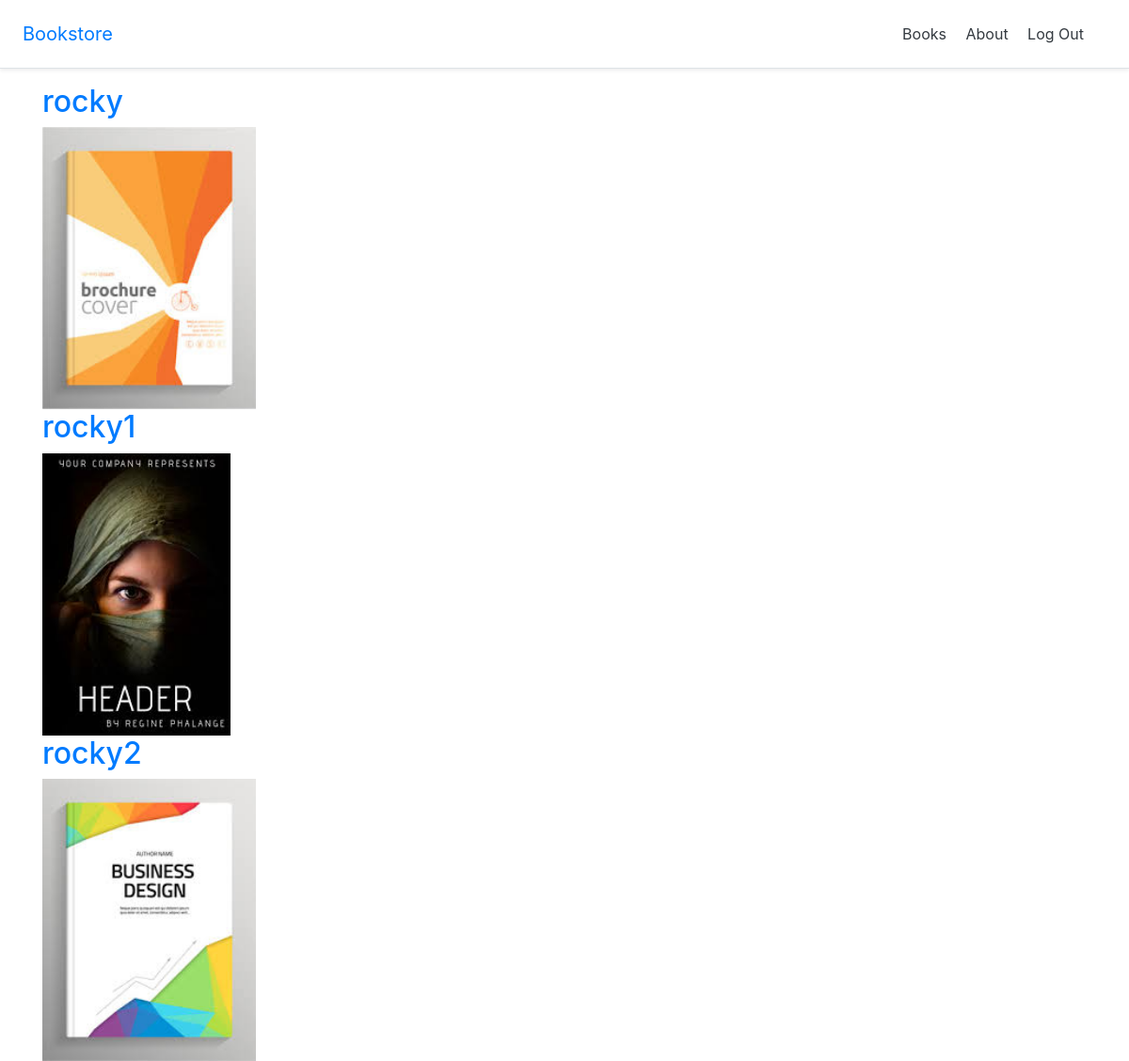
The app's page /books/ (signed in), older data.
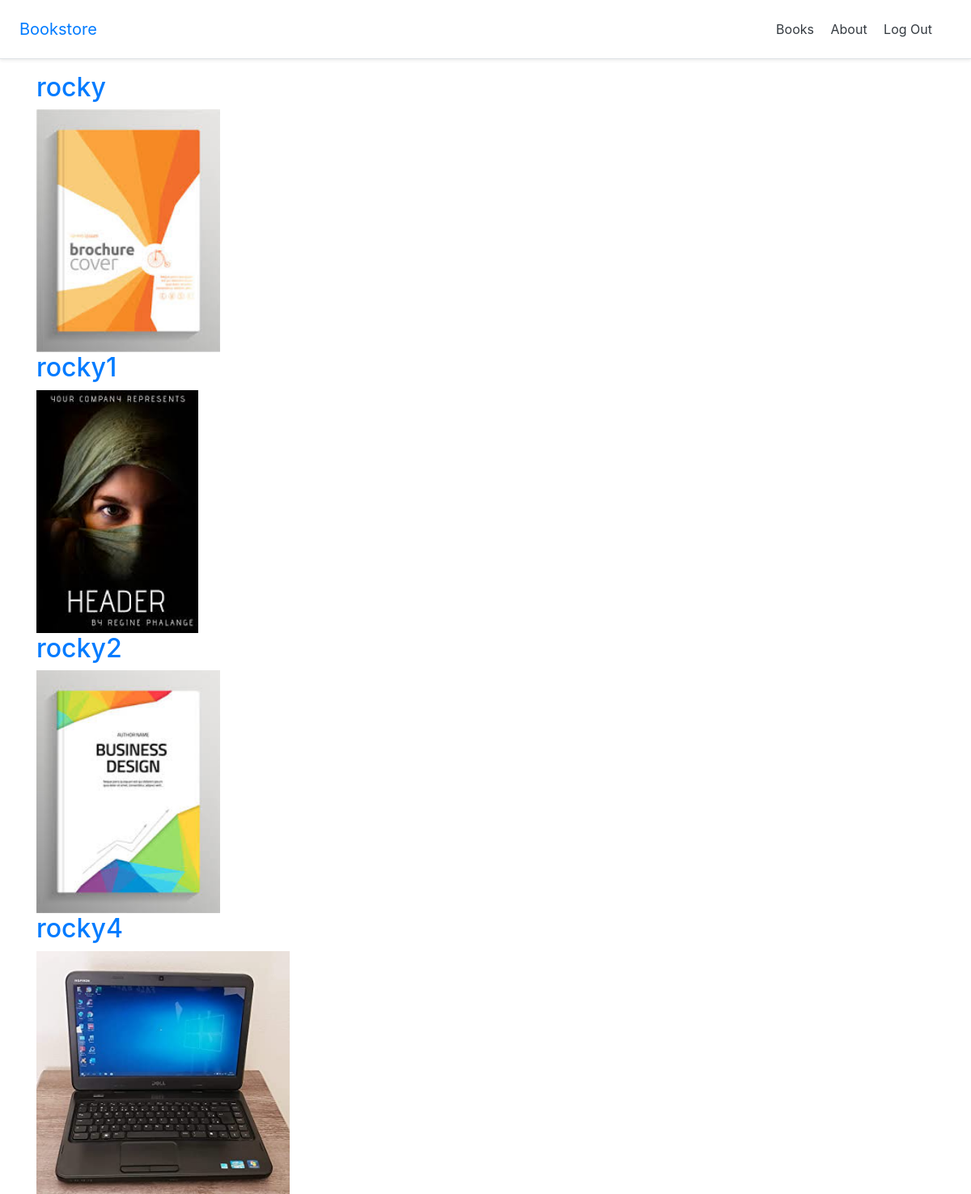
The same page, newer data.
### books/models.py (models this page shows, shortened)
class Book(models.Model):
    id = models.UUIDField(
        primary_key = True,
        default = uuid.uuid4,
        editable = False)
    title = models.CharField(max_length=250)
    author = models.CharField(max_length=250)
    price = models.DecimalField(max_digits=6 , decimal_places=2)
    cover = models.ImageField(upload_to='covers/', blank=True)
    class Meta:
        permissions = [
            ('special_status' , 'can read all books' ) ,
        ]
    def get_absolute_url(self):
        return reverse('book_detail' , args=[str(self.pk)])

### books/views.py (the view)
# urls.py: path('',BookListView.as_view() , name='book_list'),
class BookListView(LoginRequiredMixin , ListView):
    model = Book
    context_object_name = 'book_list'
    template_name = 'books/book_list.html'
    login_url = 'account_login'

### templates/books/book_list.html (shortened to what this page needs)
{% extends '_base.html' %}
{% load static %}
{% block content %}
{% for book in book_list %}
    <div>
        <h2><a href="{{ book.get_absolute_url }}">{{ book.title }}</a></h2>
        <img class="bookcover" src="{{ book.cover.url }}" alt="{{ book.title }}">
    </div>
{% endfor %}
{% endblock content %}

### templates/_base.html (shortened to what this page needs)
{% load static %}
<!DOCTYPE html>
<html>
    <head>
<link rel="stylesheet" href="https://stackpath.bootstrapcdn.com/bootstrap/\
4.3.1/css/bootstrap.min.css" integrity="sha384-ggOyR0iXCbMQv3Xipma34MD+dH/\
1fQ784/j6cY/iJTQUOhcWr7x9JvoRxT2MZw1T">
        <link rel="stylesheet" href="{% static 'css/base.css' %}">
    </head>
    <body>
        <header>
            <div class="d-flex flex-column flex-md-row align-items-center p-3 px-md-4
            mb-3 bg-white border-bottom shadow-sm">
            <a href="{% url 'home' %}" class="navbar-brand my-0 mr-md-auto
            font-weight-normal">Bookstore</a>
            <nav class="my-2 my-md-0 mr-md-3">
            <a class="p-2 text-dark" href="{% url 'book_list' %}">Books</a>
            <a class="p-2 text-dark" href="{% url 'about' %}">About</a>
            {% if user.is_authenticated %}
            <a class="p-2 text-dark" href="{% url 'account_logout' %}">Log Out</a>
            {% else %}
            <a class="p-2 text-dark" href="{% url 'account_login' %}">Log In</a>
            <a class="btn btn-outline-primary"
            href="{% url 'account_signup' %}">Sign Up</a>
{% endif %}
</nav>
</div>
</header>
<div class="container">
{% block content %}
{% endblock content %}
</div>
    </body>
</html>

### static/css/base.css (style rules this page uses)
.bookcover { height: 300px; width: auto; }
h2 { color: brown; }

Row changes from the older to the newer data that the page shows:
added Book: title "rocky4", cover (picture)
